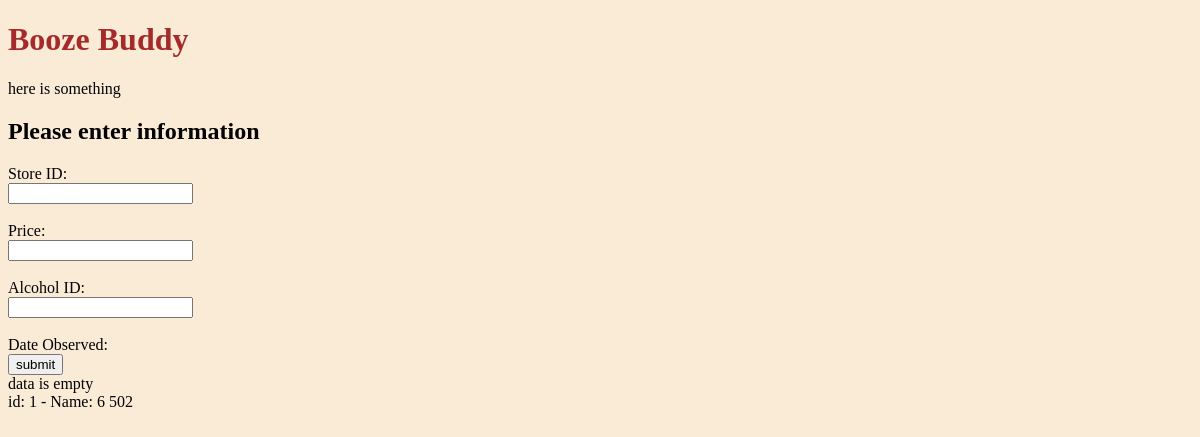
The page /app/add.php on the database as committed earlier.
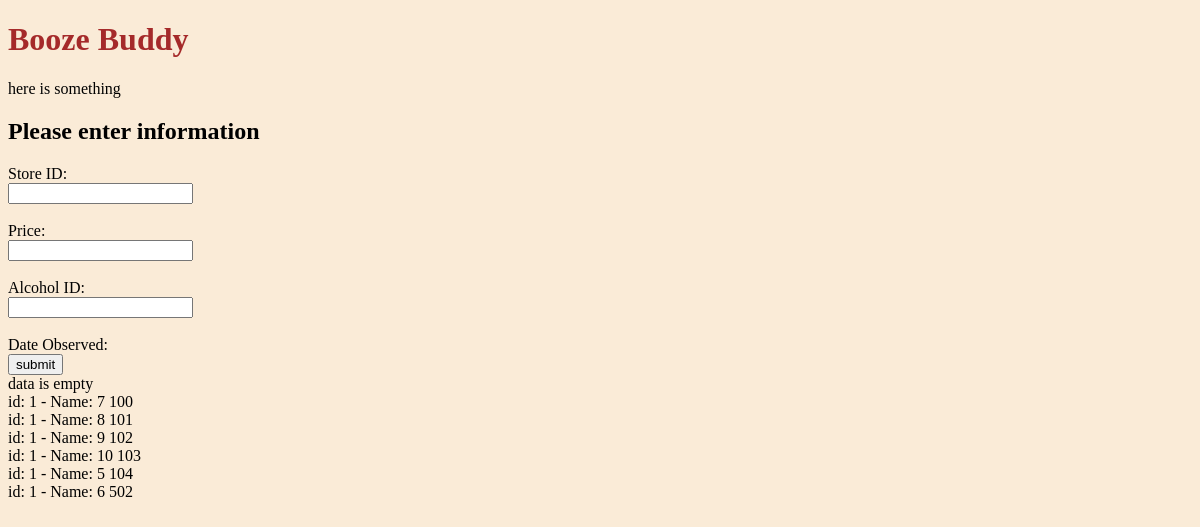
The same page on the database as committed later.
### tables this page shows
CREATE TABLE Store_Bev
(
	StoreID int NOT NULL,
	Price int,
	AlcID int NOT NULL,
	 
	PRIMARY KEY (StoreID, AlcID),
	FOREIGN KEY (AlcID) REFERENCES Alcohol(AlcID),
	FOREIGN KEY (StoreID) REFERENCES Store(StoreID)
);

### app/add.php (the view, shortened to what this page needs)
 <!DOCTYPE html>
<html lang="en">
    <link rel="stylesheet" href="styles.css">
    <body>
        <header>
            <h1>Booze Buddy</h1>
        </header>
        <main>
            <?php
                $host = "localhost";
                $user = "root";
                $password = "";
                $dbname = "boozebuddy";
                try {
                    echo 'here is something';
                    $conn = new mysqli($host, $user, $password, $dbname);
                } catch (PDOException $e) {
                    echo 'Connection Failed: ' . $e->getMessage();
                }
            ?>
            <h2> Please enter information </h2>
            <form action="<?php echo $_SERVER['PHP_SELF'];?>" method="post">
                <label for="storeID"> Store ID: </label>
                <br>
                <input type="text" id="StoreID">
                <br><br>
                <label for="price"> Price: </label>
                <br>
                <input type="text" id="Price">
                <br><br>
                <label for="alcoholID"> Alcohol ID: </label>
                <br>
                <input type="text" id="AlcID">
                <br><br>
                <label for="date"> Date Observed: </label>
                <br>
                <input type="submit" value="submit">
            </form>
            <?php
                    $StoreID = $_REQUEST['StoreID'];
                    $Price = $_REQUEST['Price'];
                    $AlcID = $_REQUEST['AlcID'];
                    $EnterStoreID = $_POST['$StoreID'];
                    $sql = "INSERT INTO Store_Bev (StoreID) VALUES ('$EnterStoreID')";
                    if (empty($AlcID) || empty($StoreID) || empty($Price)) {
                        echo "data is empty<br>";
                    } else {
                        if($conn->query($sql) ===TRUE) {
                            echo "Records entered succesfully";
                        } else {
                            echo "ERROR: " . $sql . "<br>" . $conn->error;
                        }
                    }
            ?>
            <?php
                $sql = "SELECT storeID, price, alcID FROM Store_Bev";
                $result = $conn->query($sql);
                if ($result->num_rows > 0) {
                  while($row = $result->fetch_assoc()) {
                    echo "id: " . $row["storeID"]. " - Name: " . $row["price"]. " " . $row["alcID"]. "<br>";
                  }
                } else {
                  echo "0 results";
                }
            ?>
        </main>
    </body>
</html>

Rows that differ between the two databases and show on the page:
added store_bev: StoreID "1", Price "7", AlcID "100"
added store_bev: StoreID "1", Price "8", AlcID "101"
added store_bev: StoreID "1", Price "9", AlcID "102"
added store_bev: StoreID "1", Price "10", AlcID "103"
added store_bev: StoreID "1", Price "5", AlcID "104"
